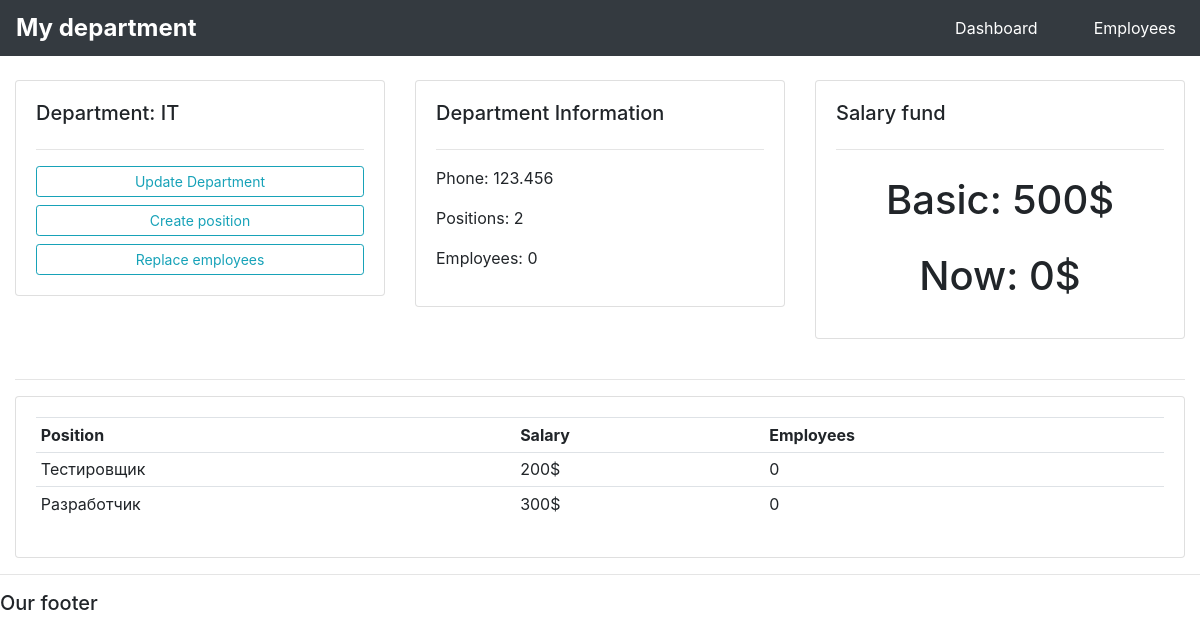
Page /department/5 on the earlier database version.
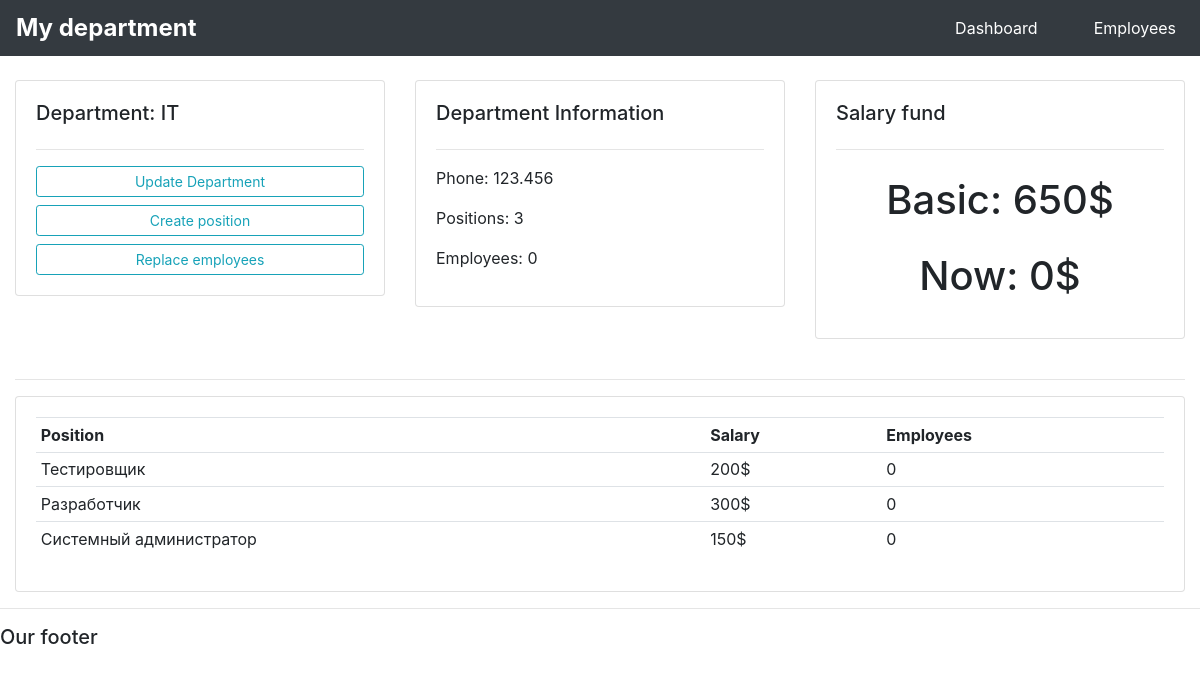
Same page on the later database version.
### uchet/models.py (models this page shows, shortened)
class Position(models.Model):
    name = models.CharField('Должность', max_length=100)
    zarplata = models.PositiveSmallIntegerField('Зарплата сотрудника', default = 0)
    otdel = models.ForeignKey(Otdel, on_delete = models.SET_NULL, null = True)
    class Meta:
        verbose_name = 'Должность'
        verbose_name_plural = 'Должности'

### uchet/views.py (the view)
# urls.py: path('department/<str:pk_dep>', views.department, name = 'department'),
def department(request, pk_dep):
    department = Otdel.objects.get(id = pk_dep)
    positions = Position.objects.filter(otdel__name = department.name)
    pos_count = Position.objects.filter(otdel__name=department.name).count()
    emp_count = Employee.objects.filter(position__otdel__name=department.name).count()
    salary_fund = Position.objects.filter(otdel__name=department.name).aggregate(Sum('zarplata'))
    salary_fund_main = 0
    for position in positions:
        salary_fund_main += position.employee_set.all().count() * position.zarplata
    salary_fund = salary_fund['zarplata__sum']
    if salary_fund is None:
        salary_fund = 0
    context = {
        'department': department,
        'positions': positions,
        'pos_count': pos_count,
        'emp_count': emp_count,
        'salary_fund': salary_fund,
        'salary_fund_main': salary_fund_main,
    }
    return render(request, 'uchet/department.html', context)

### uchet/templates/uchet/department.html
{%  extends 'uchet/main.html' %}
{% block content %}
	<br>
<div class="row">
	<div class="col-md">
		<div class="card card-body">
			<h5>Department: {{ department.name }}</h5>
			<hr>
            <a class="btn btn-outline-info  btn-sm btn-block" href="{% url 'update_department' department.id %}">Update Department</a>
            <a class="btn btn-outline-info  btn-sm btn-block" href="{% url 'create_position' %}">Create position</a>
			<a class="btn btn-outline-info  btn-sm btn-block" href="{% url 'replace_employees' department.id %}">Replace employees</a>
		</div>
	</div>
	<div class="col-md">
		<div class="card card-body">
			<h5>Department Information</h5>
			<hr>
            <p>Phone: {{ department.phone }} </p>
            <p>Positions: {{ pos_count }} </p>
            <p>Employees: {{ emp_count }} </p>
		</div>
	</div>
	<div class="col-md">
		<div class="card card-body">
			<h5>Salary fund</h5>
			<hr>
			<h1 style="text-align: center;padding: 10px">Basic: {{ salary_fund }}$</h1>
			<h1 style="text-align: center;padding: 10px">Now: {{ salary_fund_main }}$</h1>
		</div>
	</div>
</div>
<br>
<hr>
<div class="row">
	<div class="col">
		<div class="card card-body">
			<table class="table table-sm">
				<tr>
					<th>Position</th>
					<th>Salary</th>
					<th>Employees</th>
				</tr>
				{% for position in positions %}
					<tr>
						<td>{{position.name}}</td>
						<td>{{position.zarplata}}$</td>
						<td>{{ position.employee_set.count }}</td>
					</tr>
				{% endfor %}
			</table>
		</div>
	</div>
</div>
{% endblock %}

Differences in the rows shown:
added Position: name "Системный администратор", zarplata "150", employee_set.count "0"
Other differences:
{{ pos_count }}: "2" → "3"
{{ salary_fund }}: "500" → "650"
